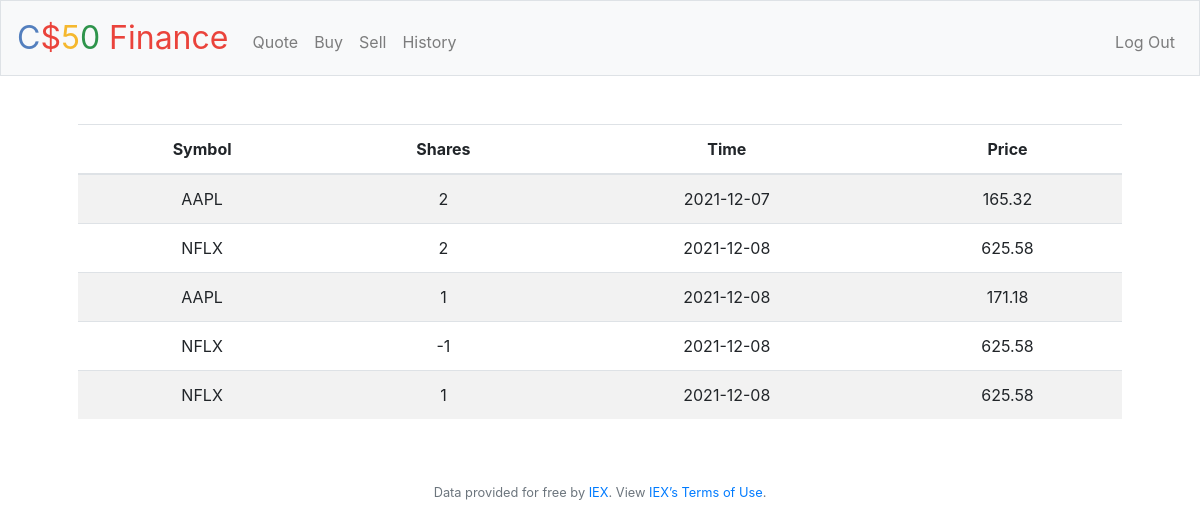
The app's page /history (signed in) with its own data.
### tables this page shows
CREATE TABLE purchase (user_id INT, symbol CHAR, name CHAR, shares INT, price NUMERIC, time TEXT);

### application.py (the view)
@app.route("/history")
@login_required
def history():
    history = db.execute("SELECT * FROM purchase WHERE user_id=? ORDER BY time", session["user_id"])
    return render_template("history.html", history=history)

### application.py (called while the page is built)
@app.after_request
def after_request(response):
    response.headers["Cache-Control"] = "no-cache, no-store, must-revalidate"
    response.headers["Expires"] = 0
    response.headers["Pragma"] = "no-cache"
    return response

### helpers.py (called while the page is built)
def login_required(f):
    @wraps(f)
    def decorated_function(*args, **kwargs):
        if session.get("user_id") is None:
            return redirect("/login")
        return f(*args, **kwargs)
    return decorated_function

### templates/history.html (shortened to what this page needs)
{% extends "layout.html" %}
{% block main %}
<table class="table table-striped">
    <thead>
        <th>Symbol</th>
        <th>Shares</th>
        <th>Time</th>
        <th>Price</th>
    </thead>
    <tbody>
        {% for entry in history %}
        <tr>
            <td>{{ entry["symbol"] }}</td>
            <td>{{ entry["shares"] }}</td>
            <td>{{ entry["time"] }}</td>
            <td>{{ entry["price"] }}</td>
        </tr>
        {% endfor %}
    </tbody>
</table>
{% endblock %}

### records on screen
purchase: symbol "AAPL", shares "2", time "2021-12-07", price "165.32"
purchase: symbol "NFLX", shares "2", time "2021-12-08", price "625.58"
purchase: symbol "AAPL", shares "1", time "2021-12-08", price "171.18"
purchase: symbol "NFLX", shares "-1", time "2021-12-08", price "625.58"
purchase: symbol "NFLX", shares "1", time "2021-12-08", price "625.58"
